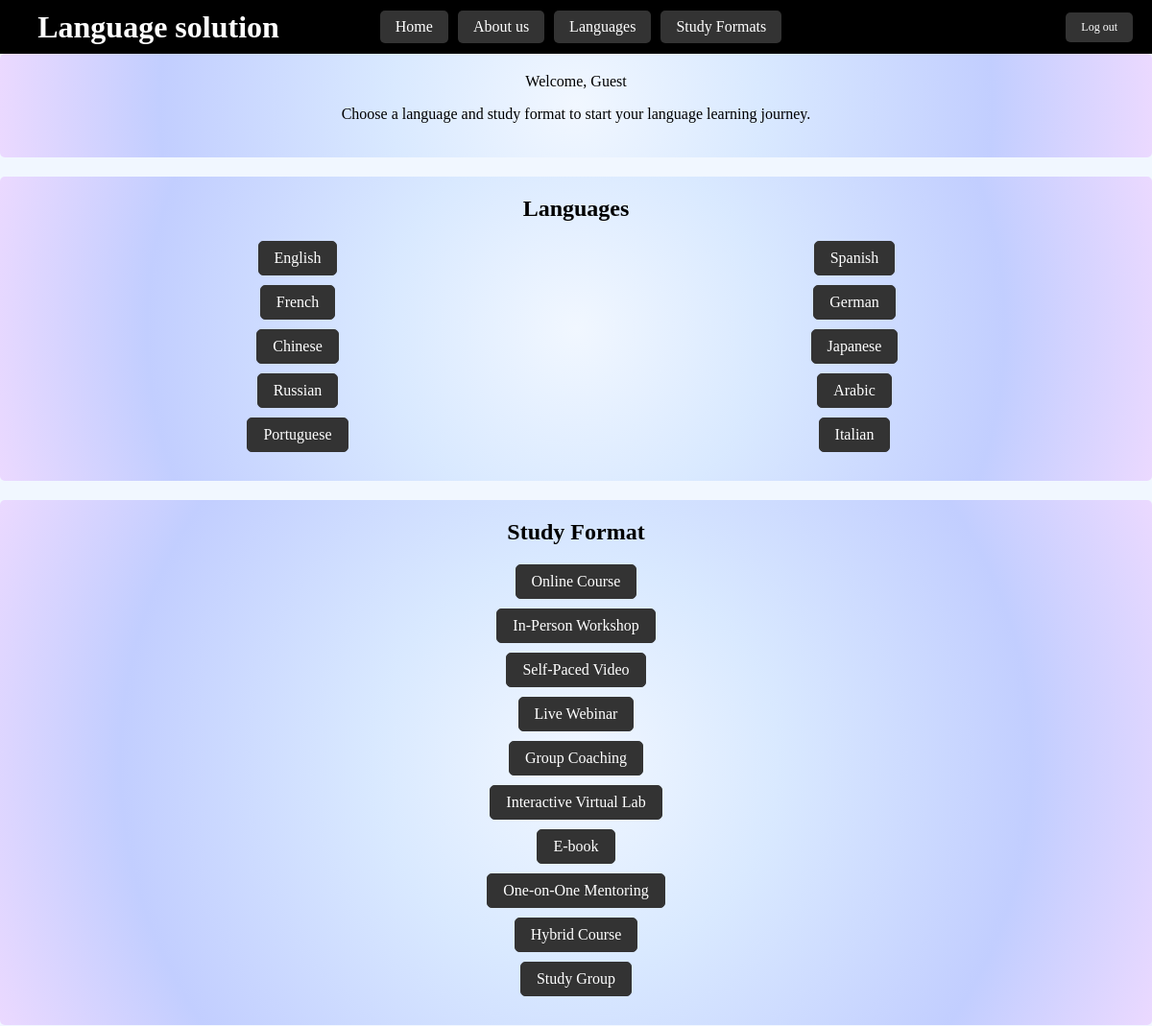
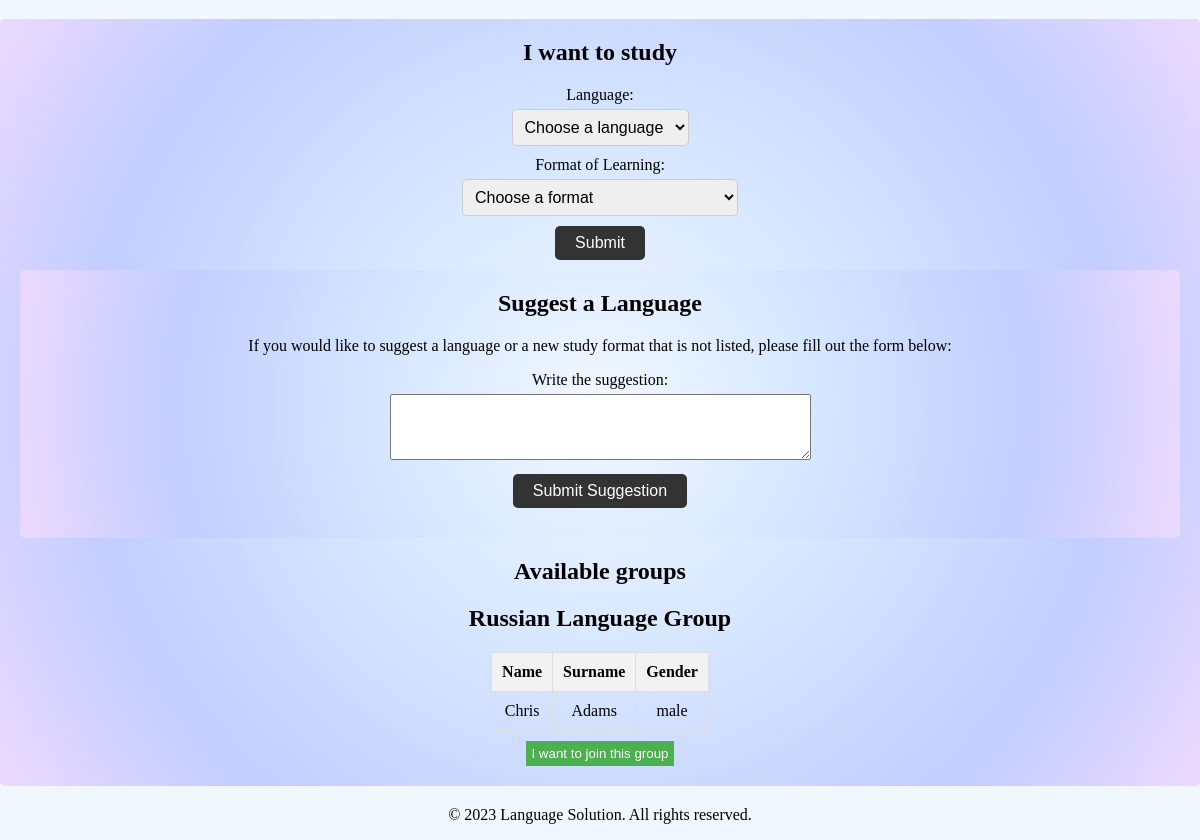
The page /views/userPage.php on the database its author committed (2 pictures, top to bottom).
### tables this page shows
CREATE TABLE Language (
    language_id INT AUTO_INCREMENT PRIMARY KEY,
    language_name VARCHAR(255)
);

CREATE TABLE StudyFormat (
    format_id INT AUTO_INCREMENT PRIMARY KEY,
    format_name VARCHAR(255),
    price DECIMAL(10, 2)
);

CREATE TABLE IF NOT EXISTS users (
    users_id INT AUTO_INCREMENT PRIMARY KEY,
    username VARCHAR(255) NOT NULL,
    name VARCHAR(255) NOT NULL,
    surname VARCHAR(255) NOT NULL,
    email VARCHAR(255) NOT NULL,
    password VARCHAR(255) NOT NULL,
    dob DATE NOT NULL,
    gender ENUM('male', 'female', 'other') NOT NULL,
    role ENUM('user', 'admin', 'manager') NOT NULL DEFAULT 'user'
);

### views/userPage.php (the view, shortened to what this page needs)
<!DOCTYPE html>
<html>
<head>
  <link rel="stylesheet" href="css/style.css?v=1">
  <link rel="stylesheet" href="css/tables.css?v=1">
</head>
<body>
<header>
  <div class="header-left">
    <h1>Language solution</h1>
  </div>
  <div class="header-center">
        <a href="#" class="button">Home</a>
        <a href="#aboutus" class="button">About us</a>
        <a href="#languages" class="button">Languages</a>
        <a href="#study-formats" class="button">Study Formats</a>
  </div>
  <div class="header-right">
  <a href="index.php?page=logout" class="button">Log out</a>
  </div>
</header>
  <section id="home">
   <?php
if (isset($_SESSION['username'])) {
  $loggedInUsername = $_SESSION['username'];
  echo "Welcome, $loggedInUsername!";
} else {
  echo "Welcome, Guest";
}
   ?>
    <p>Choose a language and study format to start your language learning journey.</p>
  </section>
  <section id="languages">
    <h2>Languages </h2>
    <ul>
    <?php
    global $conn;
    $query = "SELECT language_name FROM language";
    $result = mysqli_query($conn, $query);
    while ($row = mysqli_fetch_assoc($result)) { ?>
    <li><a href="#"><?php echo $row['language_name']; ?></a></li>
    <?php } ?>
    </ul>
  </section>
  <section id="study-formats">
  <h2>Study Format</h2>
  <ul>
    <?php
    $query = "SELECT format_name FROM studyformat";
    $result = mysqli_query($conn, $query);
    while ($row = mysqli_fetch_assoc($result)) { ?>
      <li><a href="#"><?php echo $row['format_name']; ?></a></li>
    <?php } ?>
  </ul>
</section>
  <section id="language-selection">
  <h2>I want to study</h2>
  <form action="index.php?page=userPage" method="post" class="format-form">
   <div class="form-group">
    <label for="language">Language:</label>
    <select id="language" name="language" required>
      <option value="">Choose a language</option>
    </select>
  </div>
  <div class="form-group">
  <label for="format">Format of Learning:</label>
  <select id="format" name="format" required>
    <option value="">Choose a format</option>
  </select>
</div>
    <div class="form-group">
      <input type="submit" value="Submit" class="submit-button">
    </div>
  </form>
  <section id="suggest">
  <h2>Suggest a Language</h2>
  <p>If you would like to suggest a language or a new study format that is not listed, please fill out the form below:</p>
  <form action="index.php?page=userPage" method="post">
    <div class="form-group">
      <label for="suggestion">Write the suggestion: </label>
      <textarea id="suggestion" name="suggestion" rows="4" cols="50"></textarea>
    </div>
    <div class="form-group">
      <input type="submit" value="Submit Suggestion" class="submit-button">
    </div>
  </form>
</section>
  <div id="registered-users">
    <h2>Available groups </h2>
    <?php
     $queryLanguages = "SELECT language_name, language_id FROM language";
     $resultLanguages = mysqli_query($conn, $queryLanguages);
     while ($rowLanguage = mysqli_fetch_assoc($resultLanguages)) {
       $languageId = $rowLanguage['language_id'];
       $language = $rowLanguage['language_name'];
       $query = "
         SELECT u.name, u.surname, u.gender
         FROM UserChoice uc
         JOIN Users u ON uc.users_id = u.users_id
         JOIN Language l ON uc.language_id = l.language_id
         WHERE uc.format_id = 5 AND l.language_id = $languageId;
       ";
       $result = mysqli_query($conn, $query);
       $numUsers = mysqli_num_rows($result);
       if ($numUsers > 0) {
         echo '<div class="language-group">';
         echo "<h2>{$language} Language Group</h2>";
         echo "<table>";
         echo "<tr><th>Name</th><th>Surname</th><th>Gender</th></tr>";
         while ($row = mysqli_fetch_assoc($result)) {
           echo "<tr>";
           echo "<td class='center-align'>{$row['name']}</td>";
           echo "<td class='center-align'>{$row['surname']}</td>";
           echo "<td class='center-align'>{$row['gender']}</td>";
           echo "</tr>";
         }
         echo "</table>";
         if ($numUsers < 6) {
          echo '<form action="index.php?page=userPage" method="post">';
                echo '<button type="submit" class="add-button" data-remaining-spaces="' . (6 - $numUsers) . '">I want to join this group <span class="space-placeholder"></span></button>';
                echo '</form>';
         } else {
           echo '<p class="full-message">Group is full</p>';
         }
         echo '</div>';
       }
     }
     ?>
  </div>
</section>
  <footer>
    <p>&copy; 2023 Language Solution. All rights reserved.</p>
  </footer>
</body>
</html>

### css/style.css (style rules this page uses)
body { margin: 0; padding: 0; text-align: center; font-family: "Koulen", cursive; background: rgb(241, 247, 255); }
html { scroll-behavior: smooth; }
header { background-color: black; color: #fff; padding: 20px; display: flex; justify-content: space-between; align-items: center; position: sticky; top: 0; transition: opacity 0.2s ease-in-out ; height: 1rem; }
.header-left { flex: 1; }
.header-center { flex: 2; text-align: center; display: flex; align-items: center; justify-content: center; }
.header-right { flex: 1; text-align: right; font-size: 12px; }
.button { display: inline-block; padding: 8px 16px; background-color: #333; color: #fff; text-decoration: none; border-radius: 5px; margin-left: 10px; transition: background-color 0.3s ease; }
section#languages ul { display: flex; flex-wrap: wrap; justify-content: flex-start; }
section#languages li { flex-basis: 50%; margin-bottom: 10px; }
h1 { margin: 0; }
section { background: rgb(241, 247, 255); background: radial-gradient( circle, rgba(241, 247, 255, 1) 0%, rgba(217, 233, 255, 1) 32%, rgba(194, 206, 255, 1) 72%, rgba(235, 217, 255, 1) 100% ); padding: 20px; margin-bottom: 20px; border-radius: 5px; }
section ul li a { display: inline-block; padding: 8px 16px; background-color: #333; color: #fff; text-decoration: none; border-radius: 5px; transition: background-color 0.3s ease; }
h2 { margin-top: 0; }
ul { list-style-type: none; padding: 0; margin: 0; }
ul li { margin-bottom: 10px; }
ul li a { display: inline-block; padding: 5px 10px; border: 1px solid #333; border-radius: 5px; text-decoration: none; color: #333; transition: background-color 0.3s ease; }
.format-form { text-align: center; margin-top: 20px; }
.form-group { margin-bottom: 10px; }
label { display: block; margin-bottom: 5px; }
select { padding: 8px; border: 1px solid #ccc; border-radius: 5px; font-size: 16px; }
.submit-button { padding: 8px 20px; background-color: #333; color: #fff; border: none; border-radius: 5px; font-size: 16px; cursor: pointer; }

### css/tables.css (style rules this page uses)
table { border-collapse: collapse; margin: 0 auto; max-width: 100%; }
th { background-color: #f2f2f2; border: 1px solid #ddd; padding: 10px; text-align: center; }
td { border: 1px solid #ddd; padding: 10px; }
.add-button { background-color: #4caf50; color: white; border: none; padding: 5px 5px; cursor: pointer; margin-top: 10px; }

### rows shown on the page
language: language_name "English"
language: language_name "Spanish"
language: language_name "French"
language: language_name "German"
language: language_name "Chinese"
language: language_name "Japanese"
language: language_name "Russian"
language: language_name "Arabic"
language: language_name "Portuguese"
language: language_name "Italian"
studyformat: format_name "Online Course"
studyformat: format_name "In-Person Workshop"
studyformat: format_name "Self-Paced Video"
studyformat: format_name "Live Webinar"
studyformat: format_name "Group Coaching"
studyformat: format_name "Interactive Virtual Lab"
studyformat: format_name "E-book"
studyformat: format_name "One-on-One Mentoring"
studyformat: format_name "Hybrid Course"
studyformat: format_name "Study Group"
users: name "Chris", surname "Adams", gender "male"
